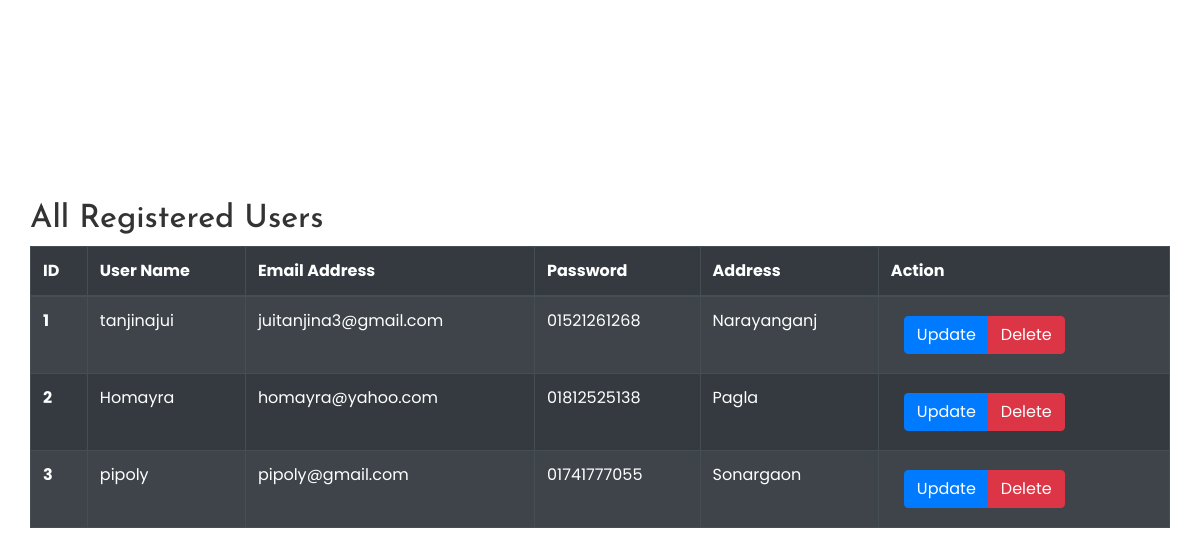
Screenshot of /all_users.php with the database file from the repository.
### tables this page shows
CREATE TABLE `users` (
  `user_id` int(4) NOT NULL,
  `username` varchar(255) NOT NULL,
  `password` varchar(255) NOT NULL,
  `user_email` varchar(255) NOT NULL,
  `user_phone` varchar(255) NOT NULL,
  `user_address` text NOT NULL,
  `user_avater` text NOT NULL
);

### all_users.php (the view, shortened to what this page needs)
<?php include "header.php";?>
<?php include "functions.php";?>
  <?php
    $query = "SELECT * FROM users";
    $select_all_users = mysqli_query($connect, $query);
  ?>
<section class="login-section">
  <div class="container">
    <div class="row">
        <h2>All Registered Users</h2>
           <table class="table table-striped table-dark table-bordered">
                  <thead>
                    <tr>
                      <th scope="col">ID</th>
                      <th scope="col">User Name</th>
                      <th scope="col">Email Address</th>
                      <th scope="col">Password</th>
                      <th scope="col">Address</th>
                      <th scope="col">Action</th>
                    </tr>
                  </thead>
                  <tbody>
                     <?php
                        while ($row = mysqli_fetch_assoc($select_all_users)) {
                          $user_id  = $row ['user_id'];
                          $username = $row ['username'];
                          $email    = $row ['user_email'];
                          $phone    = $row ['user_phone'];
                          $address    = $row ['user_address'];
                        ?>
                        <tr>
                      <th scope="row"><?php echo $user_id?></th>
                      <td><?php echo $username?></td>
                      <td><?php echo $email?></td>
                      <td><?php echo $phone?></td>
                      <td><?php echo $address?></td>
                      <td>
                        <div class="btn btn-group">
                          <a href="update-users.php?update=<?php echo $user_id; ?>" class="btn btn-primary">Update</a>
                          <a href="all_users.php?delete=<?php echo $user_id; ?>" class="btn btn-danger">Delete</a>
                        </div>
                      </td>
                    </tr>
                    <?php
                    }
                    ?>
                  </tbody>
                </table>
    </div>
  </div>
</section>
<?php include "footer.php";?>

### header.php (shortened to what this page needs)
<!DOCTYPE html>
<html>
<head>
    <link rel="stylesheet" href="https://stackpath.bootstrapcdn.com/bootstrap/4.3.1/css/bootstrap.min.css">
    <link rel="stylesheet" type="text/css" href="css/style.css">
</head>
<body>

### footer.php (shortened to what this page needs)
</body>
</html>

### css/style.css (style rules this page uses)
body { font-family: 'Poppins', sans-serif; font-size: 16px; color: #161616; }
h1, h2, h3, h4, h5, h6 { font-family: 'Josefin Sans', sans-serif; color: #333; }
.login-section { margin-top: 200px; }

### rows the page displays
users: user_id "1", username "tanjinajui", user_email "juitanjina3@gmail.com", user_phone "01521261268", user_address "Narayanganj"
users: user_id "2", username "Homayra", user_email "homayra@yahoo.com", user_phone "01812525138", user_address "Pagla"
users: user_id "3", username "pipoly", user_email "pipoly@gmail.com", user_phone "01741777055", user_address "Sonargaon"
